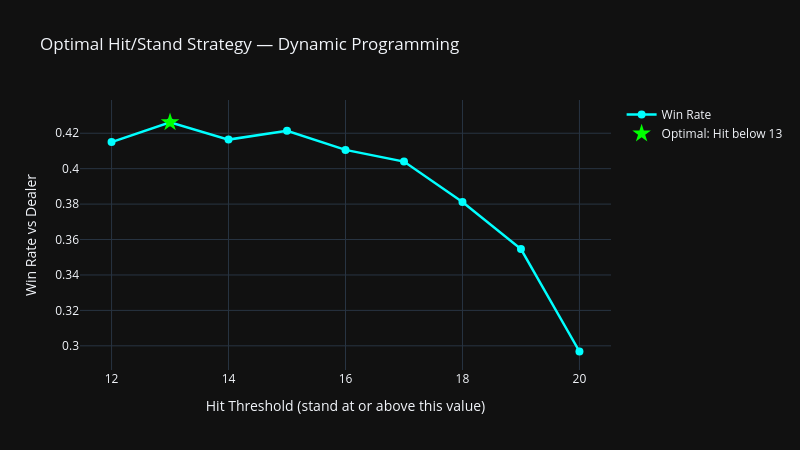

The notebook cell this image was saved under:
### Code cell
# Cell 5 — Optimal Strategy: Dynamic Programming
def optimal_strategy_dp():
    """
    Use dynamic programming to find optimal hit/stand threshold
    by simulating win rates at each strategy threshold.
    """
    strategies = range(12, 21)
    strategy_results = []
    
    for threshold in strategies:
        wins = 0
        n_games = 5000
        for _ in range(n_games):
            deck = build_deck()
            random.shuffle(deck)
            
            # Player hand
            hand = [deck.pop(), deck.pop()]
            while hand_value(hand) < threshold and len(deck) > 0:
                hand.append(deck.pop())
            player_val = hand_value(hand)
            
            # Dealer hand (always hits below 17)
            dealer_hand = [deck.pop(), deck.pop()]
            while hand_value(dealer_hand) < 17 and len(deck) > 0:
                dealer_hand.append(deck.pop())
            dealer_val = hand_value(dealer_hand)
            
            # Win condition
            if player_val <= 21:
                if dealer_val > 21 or player_val > dealer_val:
                    wins += 1
        
        win_rate = wins / n_games
        strategy_results.append({
            'threshold': threshold,
            'win_rate': round(win_rate, 4),
            'strategy': f'Hit below {threshold}'
        })
    
    return pd.DataFrame(strategy_results)

print("Running dynamic programming strategy optimization...")
strategy_df = optimal_strategy_dp()

fig = go.Figure()
fig.add_trace(go.Scatter(
    x=strategy_df['threshold'],
    y=strategy_df['win_rate'],
    mode='lines+markers',
    line=dict(color='cyan', width=2.5),
    marker=dict(size=8),
    name='Win Rate'
))

# Mark optimal threshold
best = strategy_df.loc[strategy_df['win_rate'].idxmax()]
fig.add_trace(go.Scatter(
    x=[best['threshold']],
    y=[best['win_rate']],
    mode='markers',
    marker=dict(color='lime', size=14, symbol='star'),
    name=f'Optimal: Hit below {int(best["threshold"])}'
))

fig.update_layout(
    title='Optimal Hit/Stand Strategy — Dynamic Programming',
    xaxis_title='Hit Threshold (stand at or above this value)',
    yaxis_title='Win Rate vs Dealer',
    template='plotly_dark',
    width=800, height=450
)
fig.show()

print(f"\nOptimal strategy: {best['strategy']}")
print(f"Win rate at optimal: {best['win_rate']*100:.1f}%")
print(strategy_df.to_string(index=False))

### Figure 1 — Plotly figure (JSON) as saved in the notebook; plotly's stock layout.template omitted (floating-point values rounded to 4 significant figures)
{"data": [{"line": {"color": "cyan", "width": 2.5}, "marker": {"size": 8}, "mode": "lines+markers", "name": "Win Rate", "type": "scatter", "x": [12, 13, 14, 15, 16, 17, 18, 19, 20], "y": [0.415, 0.4262, 0.4164, 0.4214, 0.4106, 0.404, 0.3812, 0.3546, 0.2968]}, {"marker": {"color": "lime", "size": 14, "symbol": "star"}, "mode": "markers", "name": "Optimal: Hit below 13", "type": "scatter", "x": [13], "y": [0.4262]}], "layout": {"height": 450, "title": {"text": "Optimal Hit/Stand Strategy — Dynamic Programming"}, "width": 800, "xaxis": {"title": {"text": "Hit Threshold (stand at or above this value)"}}, "yaxis": {"title": {"text": "Win Rate vs Dealer"}}}}
